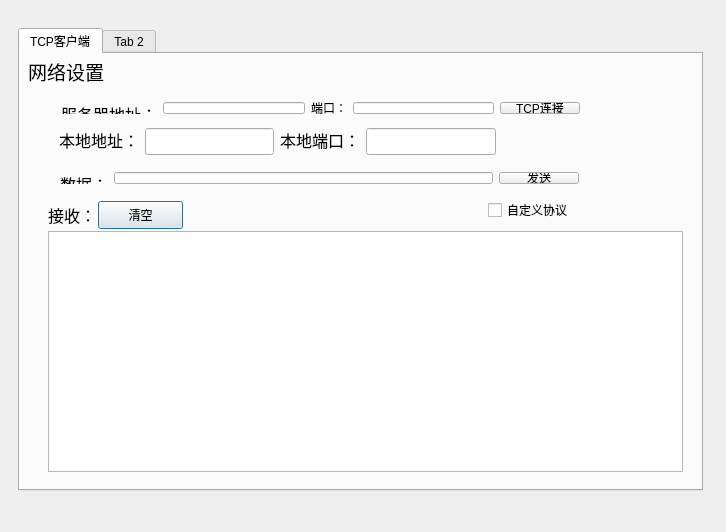
<?xml version="1.0" encoding="UTF-8"?>
<ui version="4.0">
 <class>QSocketTools</class>
 <widget class="QDialog" name="QSocketTools">
  <property name="geometry">
   <rect>
    <x>0</x>
    <y>0</y>
    <width>726</width>
    <height>532</height>
   </rect>
  </property>
  <property name="windowTitle">
   <string>QSocketTools</string>
  </property>
  <widget class="QTabWidget" name="tabWidget">
   <property name="geometry">
    <rect>
     <x>18</x>
     <y>28</y>
     <width>685</width>
     <height>463</height>
    </rect>
   </property>
   <property name="currentIndex">
    <number>0</number>
   </property>
   <widget class="QWidget" name="TCP_Client">
    <attribute name="title">
     <string>TCP客户端</string>
    </attribute>
    <widget class="QLineEdit" name="le_localPort">
     <property name="geometry">
      <rect>
       <x>346</x>
       <y>74</y>
       <width>130</width>
       <height>27</height>
      </rect>
     </property>
    </widget>
    <widget class="QPushButton" name="pb_CleanReceive">
     <property name="geometry">
      <rect>
       <x>78</x>
       <y>147</y>
       <width>85</width>
       <height>28</height>
      </rect>
     </property>
     <property name="text">
      <string>清空</string>
     </property>
    </widget>
    <widget class="QLabel" name="label_2">
     <property name="geometry">
      <rect>
       <x>8</x>
       <y>7</y>
       <width>81</width>
       <height>21</height>
      </rect>
     </property>
     <property name="font">
      <font>
       <pointsize>14</pointsize>
      </font>
     </property>
     <property name="text">
      <string>网络设置</string>
     </property>
    </widget>
    <widget class="QLineEdit" name="le_localAddr">
     <property name="geometry">
      <rect>
       <x>125</x>
       <y>74</y>
       <width>129</width>
       <height>27</height>
      </rect>
     </property>
    </widget>
    <widget class="QWidget" name="layoutWidget">
     <property name="geometry">
      <rect>
       <x>29</x>
       <y>107</y>
       <width>541</width>
       <height>34</height>
      </rect>
     </property>
     <layout class="QHBoxLayout" name="horizontalLayout_2">
      <item>
       <widget class="QLabel" name="label_5">
        <property name="text">
         <string>&lt;html&gt;&lt;head/&gt;&lt;body&gt;&lt;p&gt;&lt;span style=&quot; font-size:12pt;&quot;&gt;数据：&lt;/span&gt;&lt;/p&gt;&lt;/body&gt;&lt;/html&gt;</string>
        </property>
       </widget>
      </item>
      <item>
       <widget class="QLineEdit" name="le_SendData"/>
      </item>
      <item>
       <widget class="QPushButton" name="pb_SendData">
        <property name="text">
         <string>发送</string>
        </property>
       </widget>
      </item>
     </layout>
    </widget>
    <widget class="QLabel" name="label_8">
     <property name="geometry">
      <rect>
       <x>260</x>
       <y>74</y>
       <width>80</width>
       <height>22</height>
      </rect>
     </property>
     <property name="text">
      <string>&lt;html&gt;&lt;head/&gt;&lt;body&gt;&lt;p&gt;&lt;span style=&quot; font-size:12pt;&quot;&gt;本地端口：&lt;/span&gt;&lt;/p&gt;&lt;/body&gt;&lt;/html&gt;</string>
     </property>
    </widget>
    <widget class="QTextBrowser" name="tb_ReceiveData">
     <property name="geometry">
      <rect>
       <x>28</x>
       <y>177</y>
       <width>635</width>
       <height>241</height>
      </rect>
     </property>
    </widget>
    <widget class="QCheckBox" name="cb_isDefaultProtocol">
     <property name="geometry">
      <rect>
       <x>468</x>
       <y>145</y>
       <width>101</width>
       <height>22</height>
      </rect>
     </property>
     <property name="text">
      <string>自定义协议</string>
     </property>
    </widget>
    <widget class="QWidget" name="layoutWidget">
     <property name="geometry">
      <rect>
       <x>30</x>
       <y>37</y>
       <width>541</width>
       <height>34</height>
      </rect>
     </property>
     <layout class="QHBoxLayout" name="horizontalLayout">
      <item>
       <widget class="QLabel" name="label_3">
        <property name="text">
         <string>&lt;html&gt;&lt;head/&gt;&lt;body&gt;&lt;p&gt;&lt;span style=&quot; font-size:12pt;&quot;&gt;服务器地址：&lt;/span&gt;&lt;/p&gt;&lt;/body&gt;&lt;/html&gt;</string>
        </property>
       </widget>
      </item>
      <item>
       <widget class="QLineEdit" name="le_ServerAddr">
        <property name="text">
         <string/>
        </property>
       </widget>
      </item>
      <item>
       <widget class="QLabel" name="label_4">
        <property name="text">
         <string>端口：</string>
        </property>
       </widget>
      </item>
      <item>
       <widget class="QLineEdit" name="le_ServerPort">
        <property name="text">
         <string/>
        </property>
       </widget>
      </item>
      <item>
       <widget class="QPushButton" name="pb_TcpConnect">
        <property name="text">
         <string>TCP连接</string>
        </property>
       </widget>
      </item>
     </layout>
    </widget>
    <widget class="QLabel" name="label_7">
     <property name="geometry">
      <rect>
       <x>39</x>
       <y>74</y>
       <width>80</width>
       <height>22</height>
      </rect>
     </property>
     <property name="text">
      <string>&lt;html&gt;&lt;head/&gt;&lt;body&gt;&lt;p&gt;&lt;span style=&quot; font-size:12pt;&quot;&gt;本地地址：&lt;/span&gt;&lt;/p&gt;&lt;/body&gt;&lt;/html&gt;</string>
     </property>
    </widget>
    <widget class="QLabel" name="label_6">
     <property name="geometry">
      <rect>
       <x>28</x>
       <y>147</y>
       <width>48</width>
       <height>28</height>
      </rect>
     </property>
     <property name="text">
      <string>&lt;html&gt;&lt;head/&gt;&lt;body&gt;&lt;p&gt;&lt;span style=&quot; font-size:12pt;&quot;&gt;接收：&lt;/span&gt;&lt;/p&gt;&lt;/body&gt;&lt;/html&gt;</string>
     </property>
    </widget>
    <zorder>label_2</zorder>
    <zorder>le_localPort</zorder>
    <zorder>le_localAddr</zorder>
    <zorder>label_8</zorder>
    <zorder>layoutWidget</zorder>
    <zorder>label_7</zorder>
    <zorder>le_localPort</zorder>
    <zorder>pb_CleanReceive</zorder>
    <zorder>le_localAddr</zorder>
    <zorder>layoutWidget</zorder>
    <zorder>label_8</zorder>
    <zorder>tb_ReceiveData</zorder>
    <zorder>cb_isDefaultProtocol</zorder>
    <zorder>layoutWidget</zorder>
    <zorder>label_7</zorder>
    <zorder>label_6</zorder>
    <zorder>le_localPort</zorder>
    <zorder>pb_CleanReceive</zorder>
    <zorder>label_2</zorder>
    <zorder>le_localAddr</zorder>
    <zorder>layoutWidget</zorder>
    <zorder>label_8</zorder>
    <zorder>tb_ReceiveData</zorder>
    <zorder>cb_isDefaultProtocol</zorder>
    <zorder>layoutWidget</zorder>
    <zorder>label_7</zorder>
    <zorder>label_6</zorder>
   </widget>
   <widget class="QWidget" name="UDP">
    <attribute name="title">
     <string>Tab 2</string>
    </attribute>
   </widget>
  </widget>
 </widget>
 <layoutdefault spacing="6" margin="11"/>
 <resources/>
 <connections/>
 <designerdata>
  <property name="gridDeltaX">
   <number>2</number>
  </property>
  <property name="gridDeltaY">
   <number>2</number>
  </property>
  <property name="gridSnapX">
   <bool>true</bool>
  </property>
  <property name="gridSnapY">
   <bool>true</bool>
  </property>
  <property name="gridVisible">
   <bool>true</bool>
  </property>
 </designerdata>
</ui>
